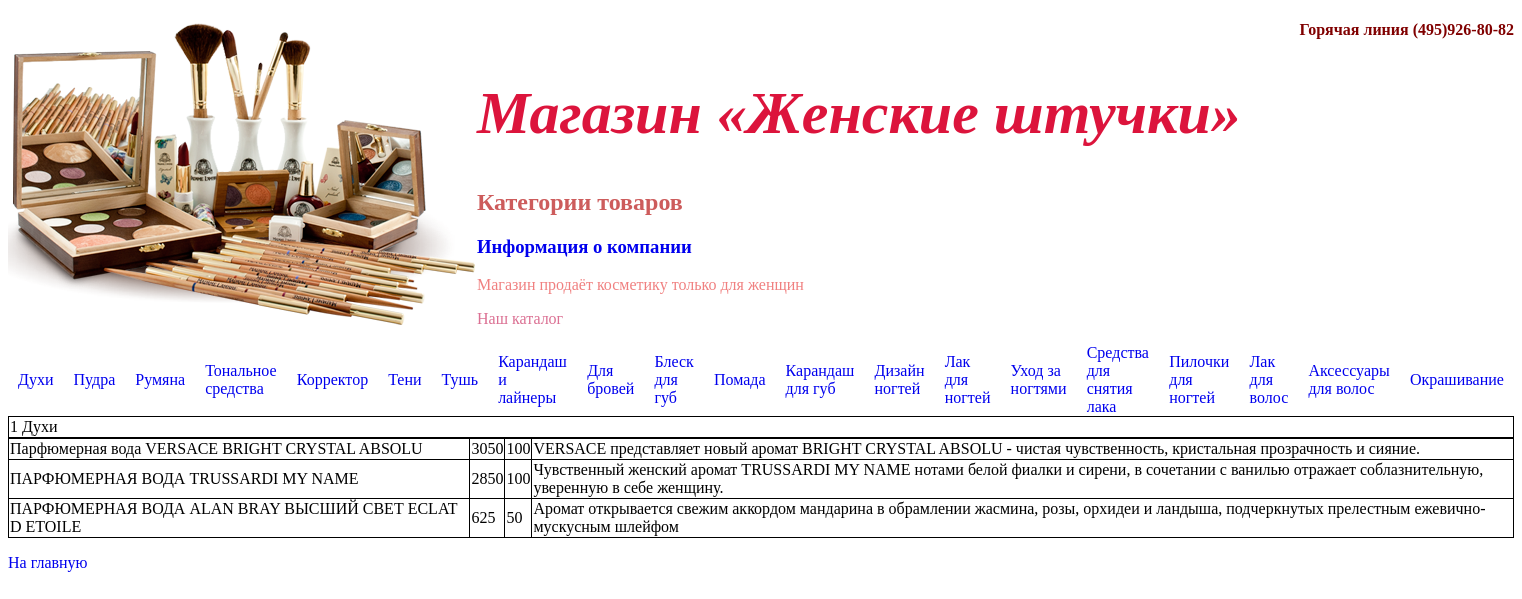
The app's page /315/kategorii_tovarov.php?category=duxi with its own data.
### tables this page shows
CREATE TABLE IF NOT EXISTS `kategorii_tovarov` (
  `ID` int(10) NOT NULL AUTO_INCREMENT,
  `name` varchar(255) NOT NULL,
  `url` varchar(255) DEFAULT NULL,
  PRIMARY KEY (`ID`),
  UNIQUE KEY `ID` (`ID`,`url`)
);

CREATE TABLE IF NOT EXISTS `tovar` (
  `ID` int(10) NOT NULL AUTO_INCREMENT,
  `ID kategorii` int(10) NOT NULL,
  `name` varchar(255) NOT NULL,
  `price` double NOT NULL,
  `kolichestvo` int(10) NOT NULL,
  `opisanie` varchar(255) NOT NULL,
  PRIMARY KEY (`ID`),
  UNIQUE KEY `ID` (`ID`)
);

### 315/func.php (the view, shortened to what this page needs)
<?php
function get_id_category(){
	$category_url = $_GET["category"];
	$query = "SELECT ID, name FROM kategorii_tovarov WHERE  url = '$category_url'";
	$result = mysql_query($query) or die('Запрос не удался: ' . mysql_error());
		echo "<table>\n";
		echo "\t<tr>\n";
	while ($rows = mysql_fetch_array($result, MYSQL_ASSOC)) {
	    echo "\t\t<td>".$rows["ID"]." ".$rows['name']."</td>\n";
	}
	echo "\t</tr>\n";
	echo "</table>\n";
}
function view_link_category(){
	$query = "SELECT name, url FROM kategorii_tovarov;";
	$result = mysql_query($query) or die('Запрос не удался: ' . mysql_error());
		echo "<table class=\"link\">\n";
		echo "\t<tr>\n";
	while ($rows = mysql_fetch_array($result, MYSQL_ASSOC)) {
	    echo "\t\t<td><a href=?category=".$rows["url"].">".$rows['name']."</a></td>\n";
	}
	echo "\t</tr>\n";
	echo "</table>\n";
}
function view_product(){
	$category_url = $_GET["category"];
	$query = "SELECT  `kategorii_tovarov`.`name` ,  `tovar`.`name` , `price` , `kolichestvo` , `opisanie` FROM  `kategorii_tovarov`
		 LEFT JOIN  `tovar` ON  `kategorii_tovarov`.`ID` =  `tovar`.`ID kategorii`
		WHERE  `kategorii_tovarov`.`url` =  '$category_url'
		ORDER BY  `kategorii_tovarov`.`name`; ";
		$result = mysql_query($query) or die('Запрос не удался: ' . mysql_error());
		echo "<table>\n";
	while ($line = mysql_fetch_array($result, MYSQL_ASSOC)) {
	    echo "\t<tr>\n";
	    foreach ($line as $col_value) {
	        echo "\t\t<td>$col_value</td>\n";
	    }
	    echo "\t</tr>\n";
	}
	echo "</table>\n";
}
?>

### 315/static/css/style.css (style rules this page uses)
table { width: 100%; border-collapse: collapse; }
td, tr { border: 1px solid #000; }
table.link td, table.link tr { border: none; padding: 0 10px; }

### 315/kategorii_tovarov.php (style rules this page uses)
a { text-decoration: none; }

### records on screen
kategorii_tovarov: name "Духи", ID "1", tovar.name "Парфюмерная вода VERSACE BRIGHT CRYSTAL ABSOLU", tovar.price "3050", tovar.kolichestvo "100", tovar.opisanie "VERSACE представляет новый аромат BRIGHT CRYSTAL ABSOLU - чистая чувственность, кристальная прозрачность и сияние.", tovar.name "ПАРФЮМЕРНАЯ ВОДА TRUSSARDI MY NAME", tovar.price "2850", tovar.opisanie "Чувственный женский аромат TRUSSARDI MY NAME нотами белой фиалки и сирени, в сочетании с ванилью отражает соблазнительную, уверенную в себе женщину.", tovar.name "ПАРФЮМЕРНАЯ ВОДА ALAN BRAY ВЫСШИЙ СВЕТ ECLAT D ETOILE", tovar.price "625", tovar.kolichestvo "50", tovar.opisanie "Аромат открывается свежим аккордом мандарина в обрамлении жасмина, розы, орхидеи и ландыша, подчеркнутых прелестным ежевично-мускусным шлейфом"
kategorii_tovarov: name "Пудра"
kategorii_tovarov: name "Румяна"
kategorii_tovarov: name "Тональное средства"
kategorii_tovarov: name "Корректор"
kategorii_tovarov: name "Тени"
kategorii_tovarov: name "Тушь"
kategorii_tovarov: name "Карандаш и лайнеры"
kategorii_tovarov: name "Для бровей"
kategorii_tovarov: name "Блеск для губ"
kategorii_tovarov: name "Помада"
kategorii_tovarov: name "Карандаш для губ"
kategorii_tovarov: name "Дизайн ногтей"
kategorii_tovarov: name "Лак для ногтей"
kategorii_tovarov: name "Уход за ногтями"
kategorii_tovarov: name "Средства для снятия лака"
kategorii_tovarov: name "Пилочки для ногтей"
kategorii_tovarov: name "Лак для волос"
kategorii_tovarov: name "Аксессуары для волос"
kategorii_tovarov: name "Окрашивание"
